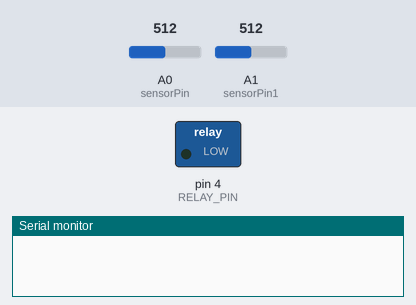
Recording of a sketch running on a simulated Arduino Uno, built with avr-gcc and run on an emulated ATmega328P. On the bench: switched loads named in the sketch (green lamp = pin HIGH), the last lines printed to the serial monitor. The test bench sets the inputs (shaded band); at power-on: A0 (sensorPin) = 512, A1 (sensorPin1) = 512.

Above: at 0.1 s.
At 2.1 s:
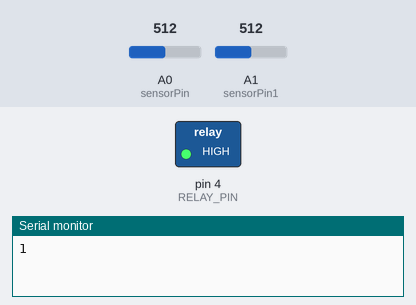
Timing chart, 0 to 5.4 s (numbered marks = the images above):
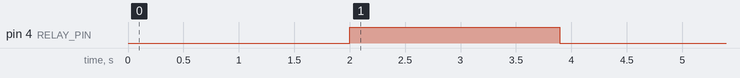

The sketch:

head_count_trial.ino
```cpp
#include <TimeLib.h>
#include <Time.h>

int RELAY_PIN = 4;
int sensorPin = A0;
int sensorPin1 = A1;// select the input pin for LDR
int sensorValue = 0;// variable to store the value coming from the sensor
int sensorValue1 = 0;
int count = 0;
int tstamp = 0;
int tstamp1 = 0;
int countin = 0;
int countout = 0;

void setup() {
  pinMode(RELAY_PIN, OUTPUT);
  pinMode(sensorPin, INPUT);
  pinMode(sensorPin1, INPUT);
  Serial.begin(9600); //sets serial port for communication
  delay(1000);
  sensorValue = analogRead(sensorPin);
  sensorValue1 = analogRead(sensorPin1);


  delay(1000);
}
void loop() {


  if(count > 6)
  {


          digitalWrite(RELAY_PIN, LOW);


      }
  else


  digitalWrite(RELAY_PIN, HIGH);


  sensorValue = analogRead(sensorPin);// read the value from the sensor1
  sensorValue1 = analogRead(sensorPin1);// read the value from sensor2


  if (sensorValue > 400)
  {
    tstamp = now();
    if (countout == 1 && ((tstamp - tstamp1) < 2))
    {
      count--;
      countout = 0;
    }
    else
    {
      countout = 0;
      countin = 1;
    }

  }

  if (sensorValue1 > 400)
  {
    tstamp1 = now();
    if (countin == 1 && ((tstamp1 - tstamp) < 2))
    {
      count++;
      countin = 0;
    }
    else
    {
      countin = 0;
      countout = 1;
    }

  }


  Serial.println(count);
  //Serial.println(sensorValue);
   //Serial.println(sensorValue1);
  delay(270);

}
```

Measured:
- by itself, pin 4 (RELAY_PIN): LOW → HIGH at 2.0 s, → LOW 1.9 s later
